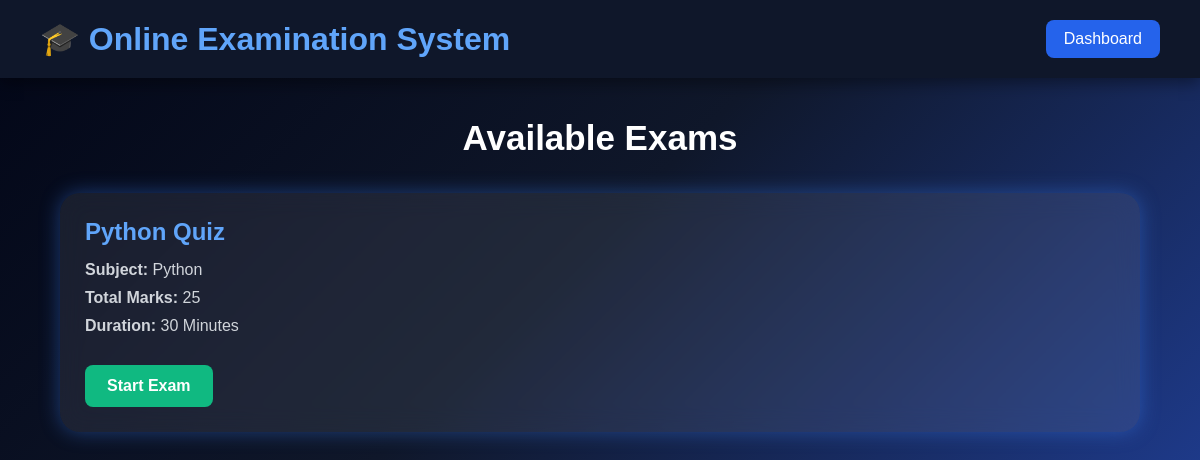
The app's page /exams/view_exams/, older data.
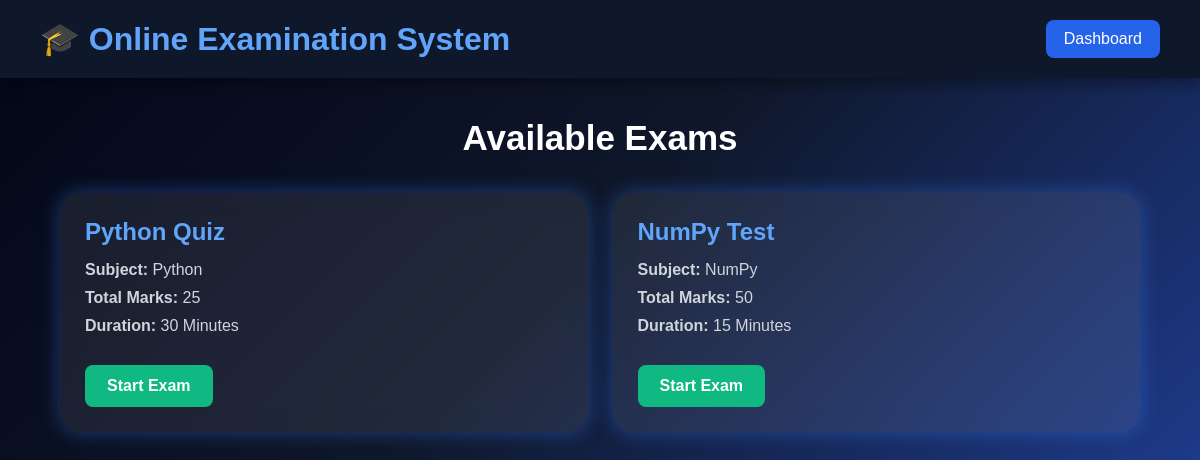
The same page, newer data.
### exams/models.py (models this page shows, shortened)
class Exam(models.Model):
    title = models.CharField(max_length=100)
    subject = models.CharField(max_length=100)
    total_marks = models.IntegerField()
    duration = models.IntegerField(help_text="Duration in minutes")

### exams/views.py (the view)
# urls.py: path('view_exams/', views.view_exams, name='view_exams'),
def view_exams(request):
    exams = Exam.objects.all()
    return render(request, 'exams/view_exams.html', {'exams':exams})

### exams/templates/exams/view_exams.html (shortened to what this page needs)
<!DOCTYPE html>
<html lang="en">
<head>
</head>
<body>
<header>
<h1>🎓 Online Examination System</h1>
<a href="{% url 'student_dashboard' %}" class="back-btn">
Dashboard
</a>
</header>
<div class="container">
<h1 class="title">Available Exams</h1>
<div class="exam-grid">
{% for exam in exams %}
<div class="card">
<h2>{{ exam.title }}</h2>
<p><strong>Subject:</strong> {{ exam.subject }}</p>
<p><strong>Total Marks:</strong> {{ exam.total_marks }}</p>
<p><strong>Duration:</strong> {{ exam.duration }} Minutes</p>
<a href="{% url 'attempt_exam' exam.id %}" class="start-btn">
Start Exam
</a>
</div>
{% empty %}
<div class="card">
<h2>No Exams Available</h2>
</div>
{% endfor %}
</div>
</div>
</body>
</html>

Row changes from the older to the newer data that the page shows:
added Exam: title "NumPy Test", subject "NumPy", total_marks "50", duration "15"
